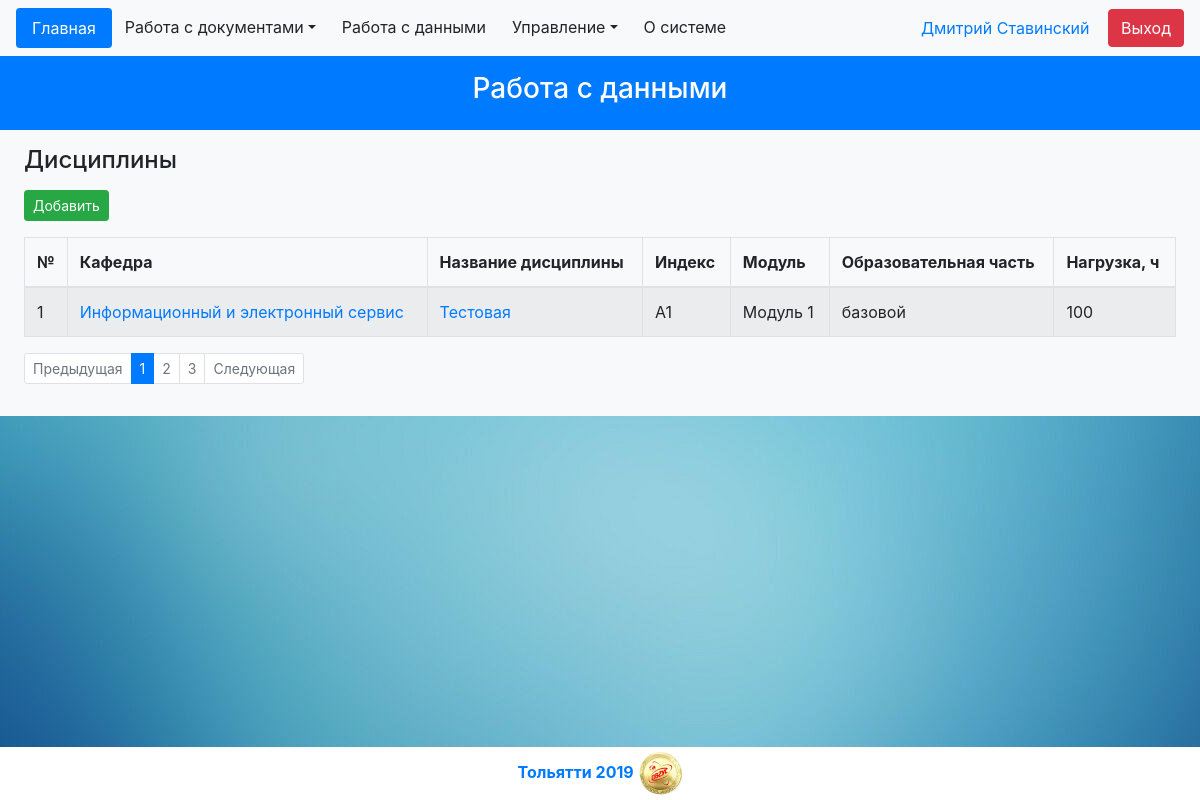
The page /pages/data.php?page=disciplines (signed in) on the database its author committed.
### tables this page shows
CREATE TABLE `disciplines` (
  `discipline_id` int(10) UNSIGNED NOT NULL,
  `pulpit_id` int(10) UNSIGNED NOT NULL,
  `part_id` int(10) UNSIGNED NOT NULL,
  `module_id` int(11) UNSIGNED NOT NULL,
  `index_info` varchar(10) NOT NULL,
  `name` varchar(100) NOT NULL,
  `time` int(10) UNSIGNED NOT NULL
);

CREATE TABLE `pulpits` (
  `pulpit_id` int(10) UNSIGNED NOT NULL,
  `institute_id` int(10) UNSIGNED NOT NULL,
  `name` varchar(60) NOT NULL,
  `description` varchar(60) DEFAULT NULL
);

CREATE TABLE `modules` (
  `module_id` int(10) UNSIGNED NOT NULL,
  `name` varchar(60) NOT NULL
);

CREATE TABLE `parts` (
  `part_id` int(10) UNSIGNED NOT NULL,
  `name` varchar(12) NOT NULL
);

### front/body/disciplines.php (the view, shortened to what this page needs)
<form>
	<div class="px-4 py-3 bg-light">
		<div class="form-group">
			<h4 id="page_title">Дисциплины</h3>
		</div>
		<div class="form-group">
			<input class="btn btn-success btn-sm" type="button" id="create_discipline" value="Добавить">
		</div>
		<table class="table table-bordered table-striped">
			<thead>
				<tr>
					<th scope="col" style="width: 2rem">№</th>
					<th scope="col">Кафедра</th>
					<th scope="col">Название дисциплины</th>
					<th scope="col">Индекс</th>
					<th scope="col">Модуль</th>
					<th scope="col">Образовательная часть</th>
					<th scope="col">Нагрузка, ч</th>
				</tr>
			</thead>
			<tbody>
				<?php
					global $link;
					$sql = "select value from `constants` where `key` = 'limitObj'";
					$result = mysqli_query($link, $sql);
					$limit = mysqli_fetch_array($result);
					$counter = 0;
					$sql = "select    kaf.pulpit_id
									, kaf.name
									, dis.discipline_id
									, dis.name
									, dis.index_info
									, module.name
									, part.name
									, dis.time
							FROM  `disciplines` dis
								, `pulpits` kaf
								, `modules` module
								, `parts` part
							WHERE 	dis.pulpit_id = kaf.pulpit_id
								and dis.module_id = module.module_id
								and dis.part_id = part.part_id
							LIMIT ".$limit[0]."";
					$result = mysqli_query($link, $sql);
					while($row = mysqli_fetch_array($result)){
						$counter++;
						echo '<tr>'."\n".'<td>'.$counter.'</td>'."\n";
						echo '<td><a href="?page=institutes&kafid='.$row[0].'">'.$row[1].'</a><br>'."\n";
						echo '<td><a href="?page=disciplines&id='.$row[2].'">'.$row[3].'</a></td>'. "\n";
						echo '<td>'.$row[4].'</td>'."\n";
						echo '<td>'.$row[5].'</td>'."\n";
						echo '<td>'.$row[6].'</td>'."\n";
						echo '<td>'.$row[7].'</td>'."\n";
						echo '</tr>'."\n";
					};
				?>
			</tbody>
		</table>
		<nav>
			<ul class="pagination pagination-sm">
				<?php if (isset($_GET["limit"])){
				} else {
					echo '
					<li class="page-item disabled">
						<a class="page-link" href="#">Предыдущая</a>
					</li>
					<li class="page-item active">
						<a class="page-link" href="#">1</a>
					</li>
					<li class="page-item disabled">
						<a class="page-link" href="#">2</a>
					</li>
					<li class="page-item disabled">
						<a class="page-link" href="#">3</a>
					</li>
					<li class="page-item disabled">
						<a class="page-link" href="#">Следующая</a>
					</li>' . "\n";
				}
				?>
			</ul>
		</nav>
	</div>
</form>

### front/css/forSignOnIndex.css (style rules this page uses)
body { padding-bottom: 60px; }

### front/css/background2.css (style rules this page uses)
body { background: #0cabfa url(../img/Background.jpg) center fixed no-repeat; -moz-background-size: 100%; -webkit-background-size: 100%; -o-background-size: 100%; background-size: auto; }

### rows shown on the page
disciplines: pulpit.name "Информационный и электронный сервис", name "Тестовая", index_info "A1", module.name "Модуль 1", part.name "базовой", time "100"

### other values the page prints
$first "Дмитрий"
$second "Ставинский"
